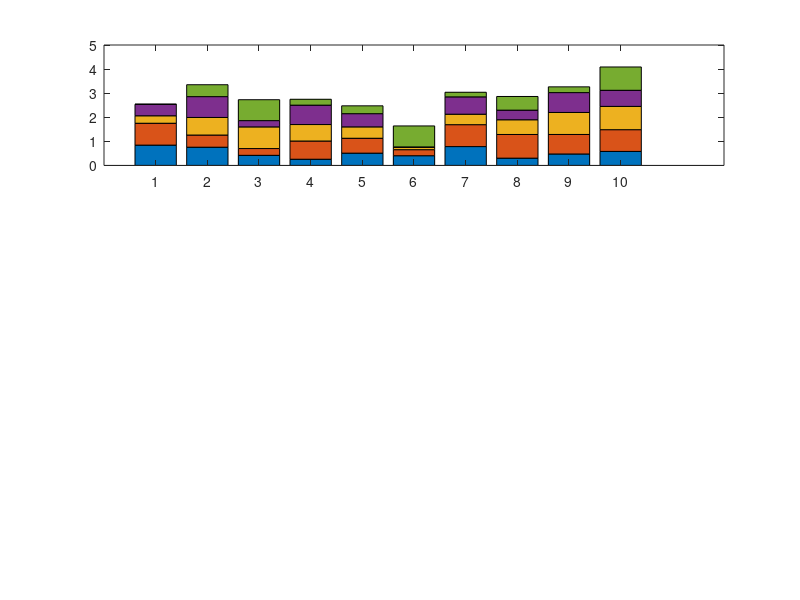

This figure's MATLAB source: (Note: this script raises an error after producing the figure.)
rng('default')
figure;
subplot(3,1,1)
b=bar(rand(10,5),'stacked');
c=spring(numel(b));
for k=1:numel(b),b(k).FaceColor=c(k,:);end
subplot(3,1,2)
b=bar(0:0.25:1,rand(5),1);
ylim([0 1])
c=spring(numel(b));
for k=1:numel(b),b(k).FaceColor=c(k,:);end
subplot(3,1,3)
b=bar(rand(2,3),0.75,'grouped');
ylim([0 1])
c=spring(numel(b));
for k=1:numel(b),b(k).FaceColor=c(k,:);end
colormap(spring)
